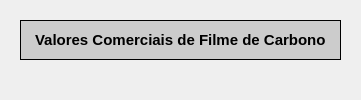
                  <widget class="QWidget" name="tab_6">
                   <attribute name="title">
                    <string>Tabela Resistores SMD</string>
                   </attribute>
                   <layout class="QGridLayout" name="gridLayout_40">
                    <item row="0" column="0">
                     <widget class="QFrame" name="frame_7">
                      <property name="frameShape">
                       <enum>QFrame::NoFrame</enum>
                      </property>
                      <property name="frameShadow">
                       <enum>QFrame::Raised</enum>
                      </property>
                      <layout class="QGridLayout" name="gridLayout_41">
                       <item row="1" column="0">
                        <widget class="QLabel" name="label_4">
                         <property name="text">
                          <string/>
                         </property>
                         <property name="pixmap">
                          <pixmap resource="iconsCalculos.qrc">:/icons/icons/valores comerciais.png</pixmap>
                         </property>
                         <property name="scaledContents">
                          <bool>true</bool>
                         </property>
                        </widget>
                       </item>
                       <item row="0" column="0">
                        <widget class="QFrame" name="frame_8">
                         <property name="styleSheet">
                          <string notr="true">background-color: rgb(204, 204, 204);
border: 1px solid #000;</string>
                         </property>
                         <property name="frameShape">
                          <enum>QFrame::StyledPanel</enum>
                         </property>
                         <property name="frameShadow">
                          <enum>QFrame::Raised</enum>
                         </property>
                         <layout class="QGridLayout" name="gridLayout_42">
                          <item row="0" column="0" alignment="Qt::AlignHCenter">
                           <widget class="QLabel" name="label_5">
                            <property name="font">
                             <font>
                              <pointsize>11</pointsize>
                              <weight>75</weight>
                              <bold>true</bold>
                             </font>
                            </property>
                            <property name="styleSheet">
                             <string notr="true">border-color: transparent;</string>
                            </property>
                            <property name="text">
                             <string>Valores Comerciais de Filme de Carbono</string>
                            </property>
                           </widget>
                          </item>
                         </layout>
                        </widget>
                       </item>
                      </layout>
                     </widget>
                    </item>
                   </layout>
                  </widget>
